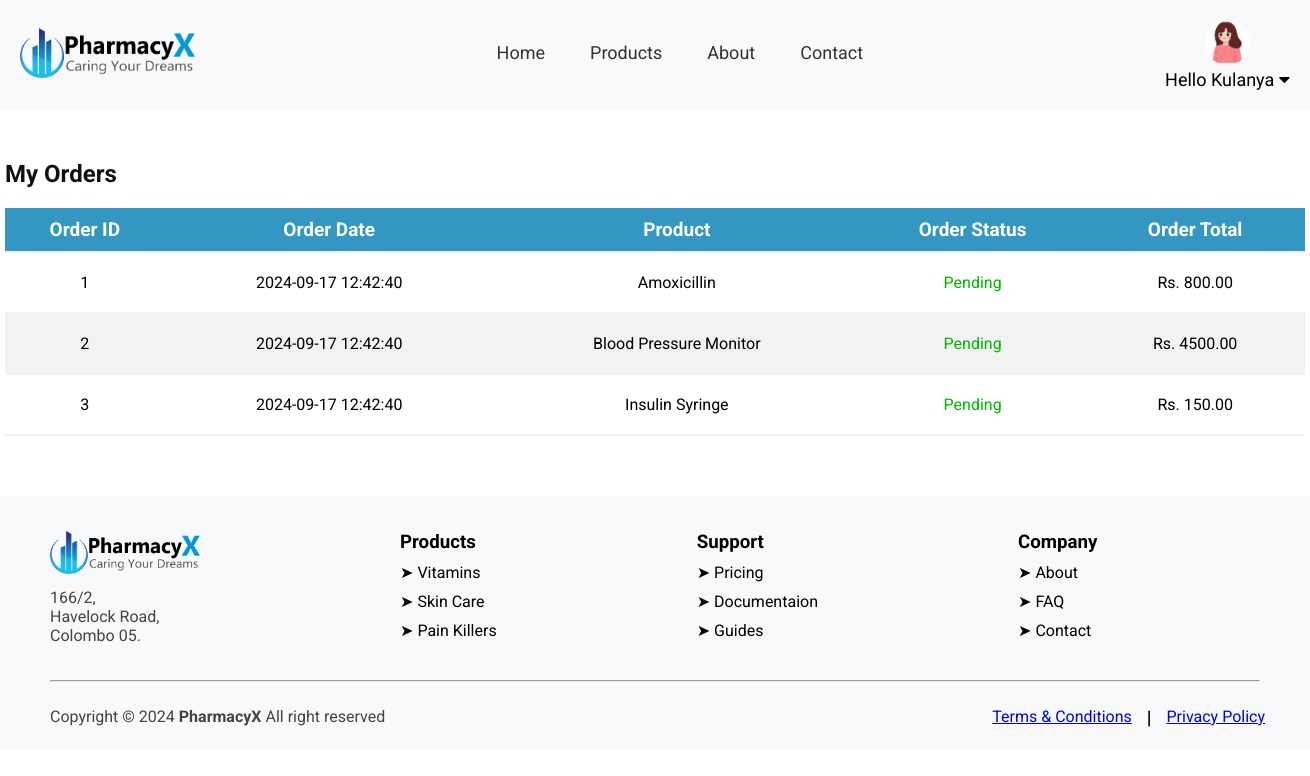
The app's page /my_orders.php (signed in), older data.
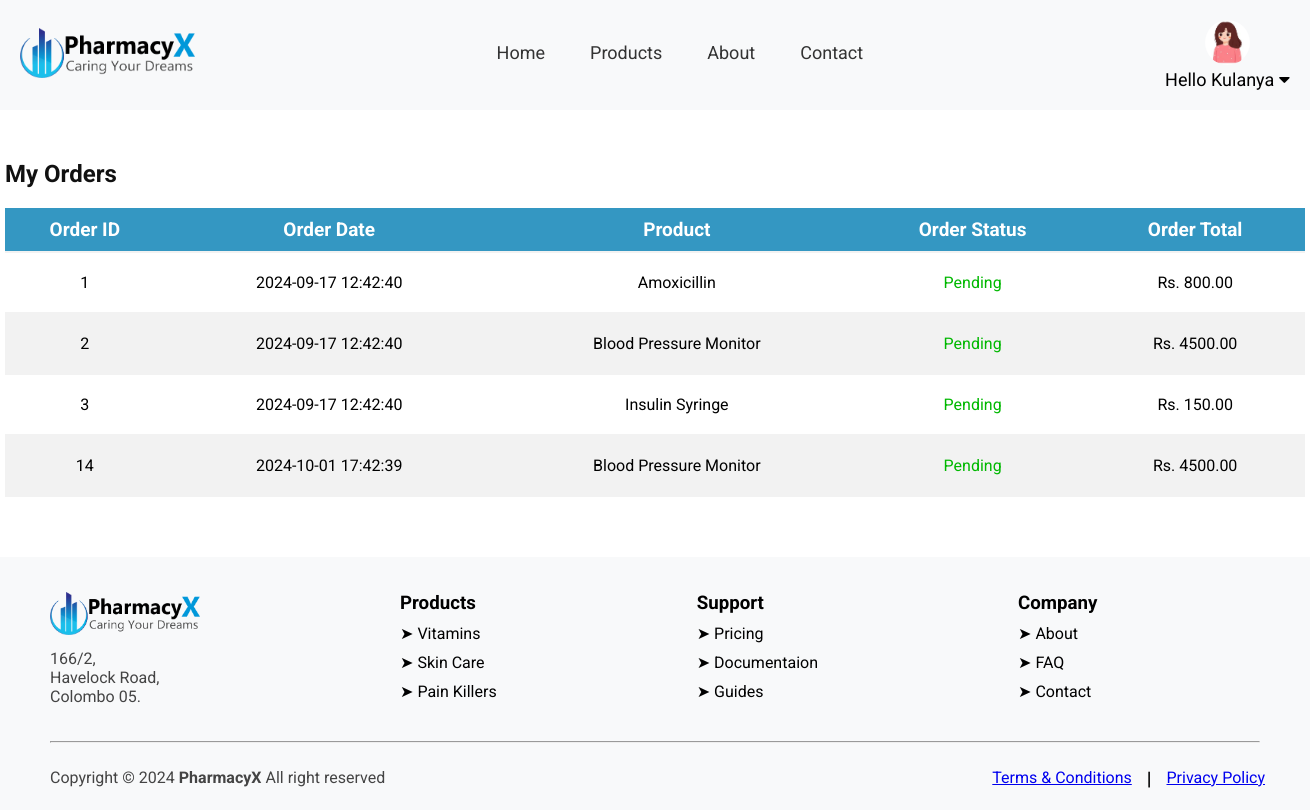
The same page, newer data.
### tables this page shows
CREATE TABLE `Orders` (
  `order_id` int(11) NOT NULL,
  `user_name` varchar(100) DEFAULT NULL,
  `order_status` enum('Pending','Shipped','Delivered') DEFAULT 'Pending',
  `order_type` enum('Prescription','General') DEFAULT NULL,
  `qty` int(11) DEFAULT NULL,
  `receiver_name` varchar(255) DEFAULT NULL,
  `street` varchar(100) DEFAULT NULL,
  `city` varchar(100) DEFAULT NULL,
  `postal_code` varchar(10) DEFAULT NULL,
  `prescription_url` varchar(255) DEFAULT NULL,
  `product_id` int(11) DEFAULT NULL,
  `Order_total` decimal(10,2) DEFAULT NULL,
  `order_date` timestamp NOT NULL DEFAULT current_timestamp()
);

CREATE TABLE `Products` (
  `product_id` int(11) NOT NULL,
  `product_name` varchar(255) NOT NULL,
  `product_description` text DEFAULT NULL,
  `price` decimal(10,2) NOT NULL,
  `stock_quantity` int(11) NOT NULL,
  `image_url` varchar(255) DEFAULT NULL,
  `expire_date` date NOT NULL
);

### my_orders.php (the view, shortened to what this page needs)
<!DOCTYPE html>
<html lang="en">
<head>
    <link rel="stylesheet" href="./CSS/index.css">
    <link rel="stylesheet" href="./CSS/my_orders.css">
</head>
<body>
    <?php include ("./header.php"); ?>
    <div class="container1">
        <h2>My Orders</h2>
        <div class="table_container">
            <table>
                <tr>
                    <th>Order ID</th>
                    <th>Order Date</th>
                    <th>Product</th>
                    <th>Order Status</th>
                    <th>Order Total</th>
                </tr>
                <?php
                    $query = "SELECT o.*, p.product_name
                              FROM Orders o
                              INNER JOIN Products p ON o.product_id = p.product_id
                              WHERE o.user_name = '".$_SESSION['username']."';
                             ";
                    $result = mysqli_query($Connection, $query);
                    if(mysqli_num_rows($result) > 0)
                    {
                        while($row = mysqli_fetch_array($result))
                        {
                            echo "<tr>
                                    <td>{$row['order_id']}</td>
                                    <td>{$row['order_date']}</td>
                                    <td>{$row['product_name']}</td>
                                    <td><span class=\"status\">{$row['order_status']}</span></td>
                                    <td>Rs. {$row['Order_total']}</td>
                                </tr>";
                        }
                    }
                    else
                    {
                        echo "<tr>";
                        echo "<td colspan='5'>No Orders Found</td>";
                        echo "</tr>";
                    }
                ?>
            </table>
        </div>
    </div>
    <?php include ("./footer.php"); ?>
</body>
</html>

Row changes from the older to the newer data that the page shows:
added orders: order_id "14", order_date "2024-10-01 17:42:39", product.product_name "Blood Pressure Monitor", order_status "Pending", Order_total "4500.00"
